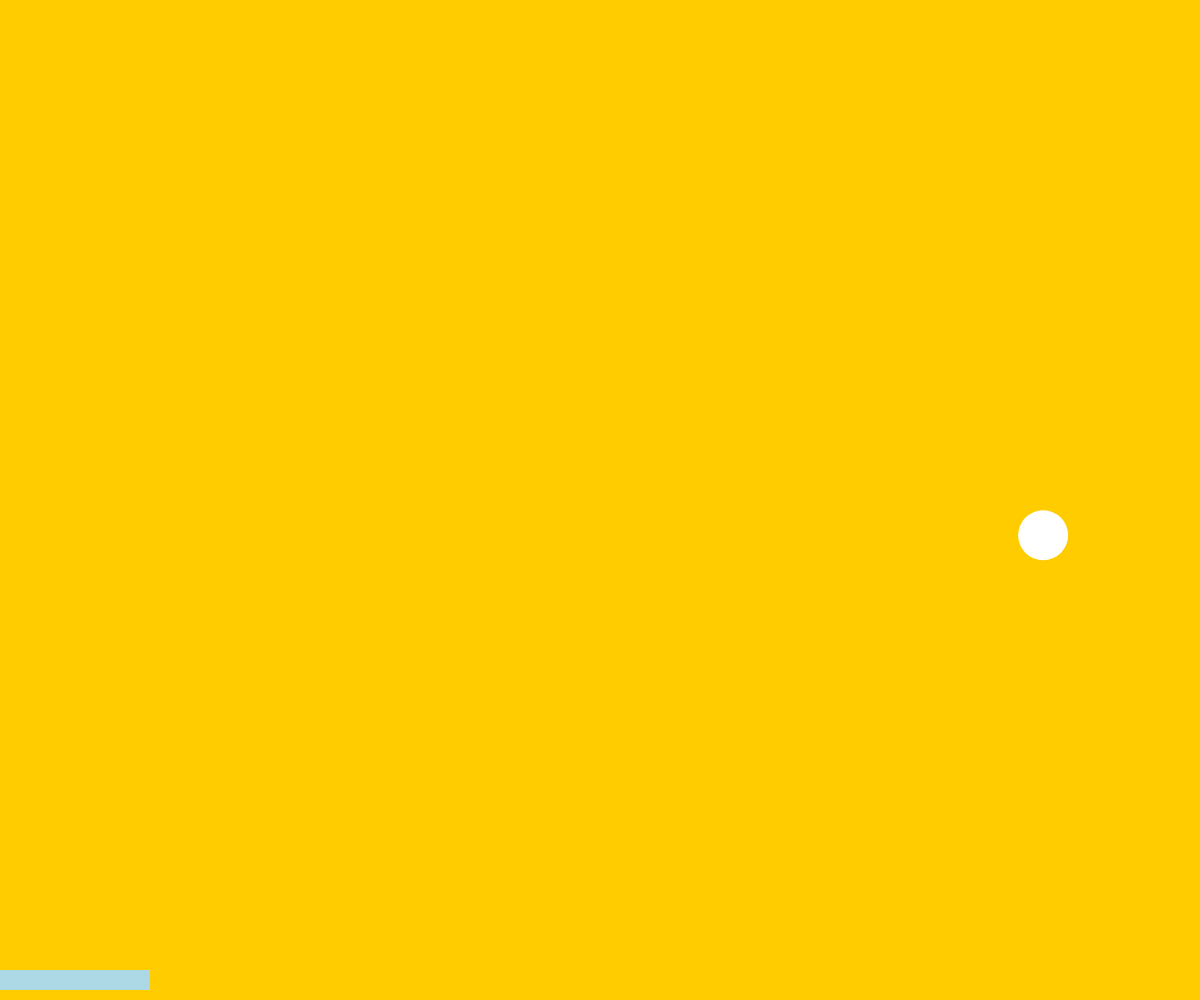
Frame 1 (no input)
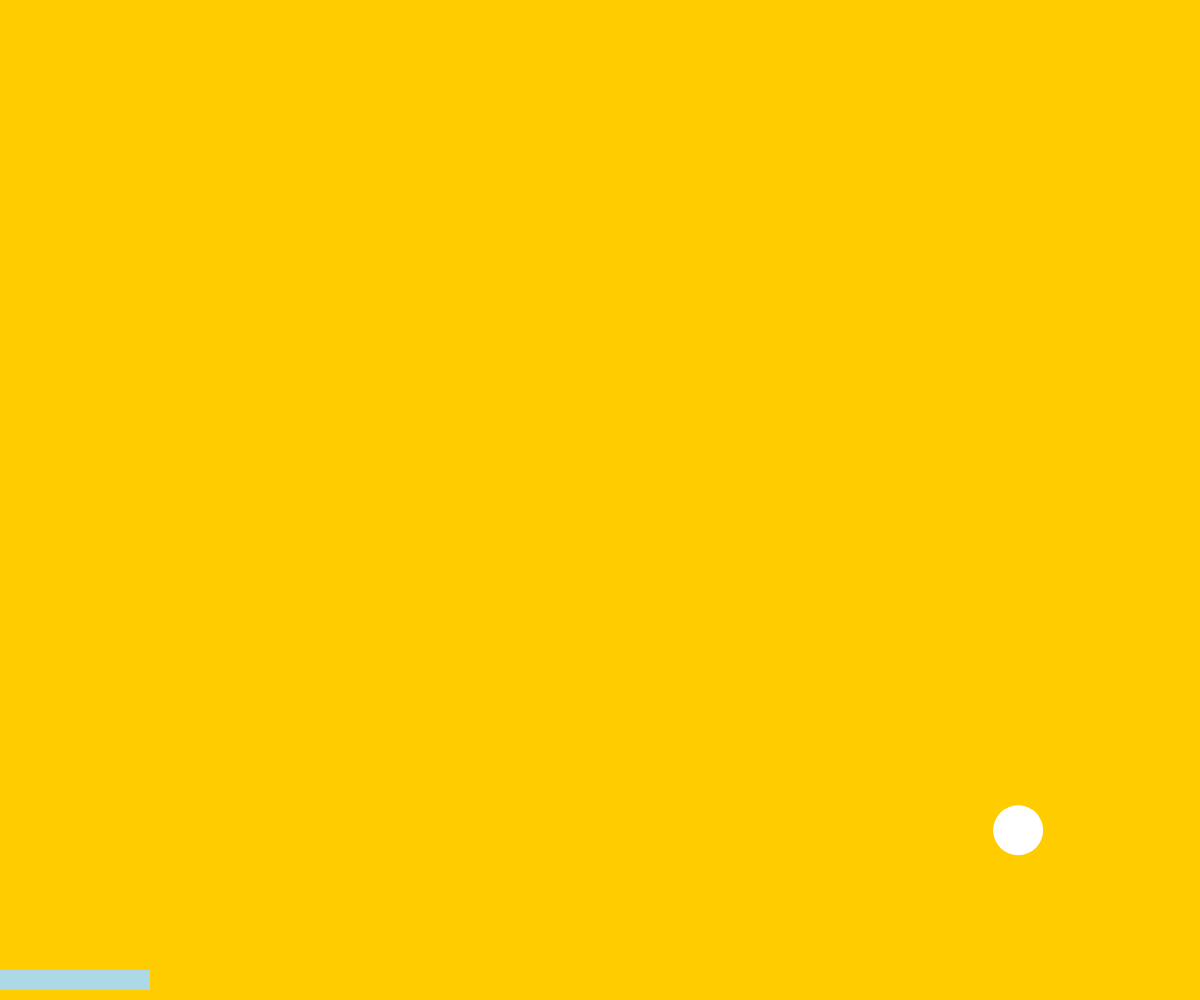
Frame 60 (no input)
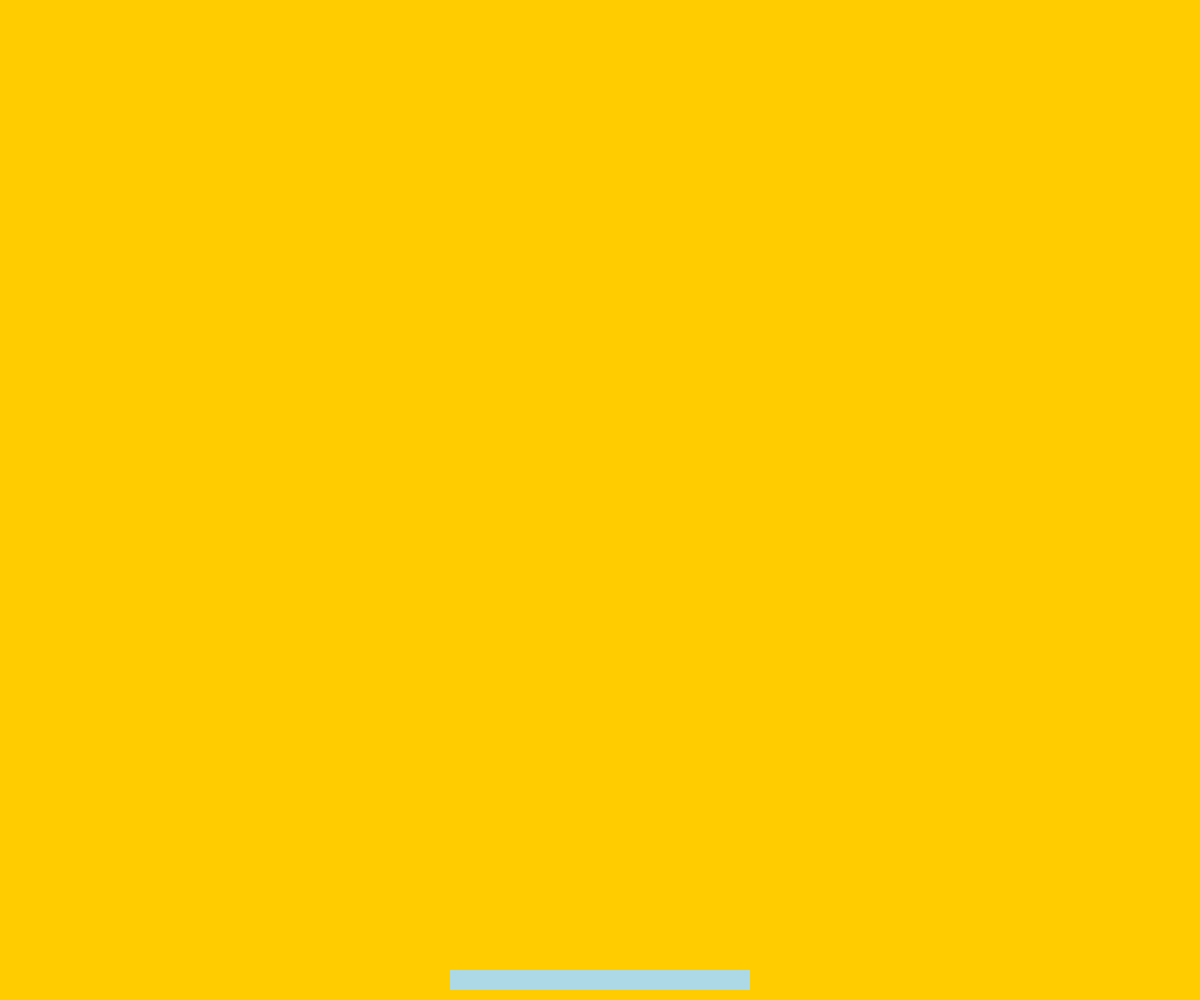
Frame 120 (the mouse pressed at the canvas centre since frame 60)

The p5.js sketch that drew these frames (run headless with seeded random() and noise() and a simulated clock; from frame 60 on, the mouse is pressed at the canvas centre):

// p5.js sketch
// ── sketch.js
let paddle,
    ball,
    balls,
    width = window.innerWidth,
    height = window.innerHeight,
    score = 0;

function setup() {
  this.y = 30;
  createCanvas(width,height);
  paddle = new pongPaddle();

  // one pong ball
  ball = new pongBall();

  // multiple balls
  // balls = [];
  // let num = 5;
  // for (let n=0;n<num;n++) {
  //   balls.push(new pongBall());
  // }

}

function draw() {
  background(255,204,0);
  paddle.move();
  paddle.create();

  // one ball
  ball.create();
  ball.move(paddle.x,paddle.x + paddle.w,paddle.y);

  // multiple balls
  // for (let b=0;b<balls.length;b++) {
  //   let ball = balls[b];
  //   ball.create();
  //   ball.move(paddle.x,paddle.x + paddle.w,paddle.y);
  // }
}

function mouseMoved() {
  let x = mouseX;
}

// Pong Ball Class
class pongBall {

  constructor() {
    this.diameter = 50;
    this.radius = this.diameter/2;
    this.speed = 5;
    this.yDirection = 1;
    this.xDirection = 1;
    this.x = (Math.random() * (width - 2*this.diameter)) + this.diameter;
    this.y = (Math.random() * (height * 0.5)) + this.diameter;
  }

  create() {
    noStroke();
    fill('white');
    ellipse(this.x,this.y,this.diameter);
  }

  move(paddleXmin,paddleXmax,paddleY) {

    // right and left wall
    if (this.x + this.radius > width || (this.x-this.radius) < 0) {
      this.xDirection *= -1;
    }

    // top wall
    if (this.y-this.radius < 0) {
      this.yDirection *= -1;
    }

    // Middle of ball is below the top of the paddle
    if (this.y > paddleY) {
      this.yDirection = 1; // continue going down forever

    } else if (this.x - this.radius >= paddleXmin // Left side of paddle
            && this.x + this.radius <= paddleXmax // Right side of paddle
            && this.y + this.radius > paddleY) { // Bottom of ball is below the top of the paddle
      this.yDirection = -1; // bounce

      score += 1; // add one to the score
      console.log(score);
      if (score/5 === Math.ceil(score/5)) {
        this.speed += 2; // increase the speed every 5 wins
      };
    }

    // Move the ball
    this.x += this.xDirection * this.speed;
    this.y += this.yDirection * this.speed;

  }
}

class pongPaddle {
  constructor() {
    this.w = width / 4;
    this.h = 20;
  }

  move() {
    this.x = mouseX - (this.w/2);
    this.y = height - this.h - 10;
  }

  create() {
    noStroke();
    fill('lightblue');
    rect(this.x,this.y,this.w,this.h);
  }
}
